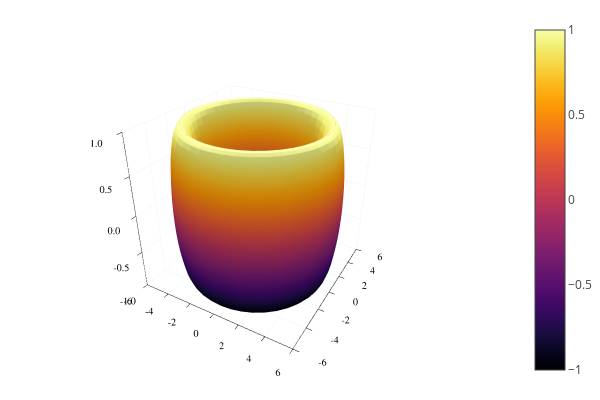

Here is the notebook cell this chart was saved with:
### Markdown cell above
We show how to plot a NURBS surface, in particular a torus. In particular we implemented two different algorithms to evaluate the NURBS surface. 
1. __Projection__ we project the 4D Bspline surface associated with the NURBS in the 3D space.
2. __Direct__ we directly compute the NURBS from its representation using as a base the tensor product of $R_{i}^{p}(\xi)$.
We can tell NURBSPlot which option we prefer using the opt argument, by default we use the Projection algorithm.

### Code cell
ξ=[0,0,0,1,1,2,2,3,3,4,4,4];
τ=[0,0,0,1,1,2,2,3,3,4,4,4];
B=[
    [5 0 -1] [6 0 -1] [6 0 0] [6 0 1] [5 0 1] [4 0 1] [4 0 0] [4 0 -1] [5 0 -1];
    [5 5 -1] [6 6 -1] [6 6 0] [6 6 1] [5 5 1] [4 4 1] [4 4 0] [4 4 -1] [5 5 -1];
    [0 5 -1] [0 6 -1] [0 6 0] [0 6 1] [0 5 1] [0 4 1] [0 4 0] [0 4 -1] [0 5 -1];
    #
    [-5 5 -1] [-6 6 -1] [-6 6 0] [-6 6 1] [-5 5 1] [-4 4 1] [-4 4 0] [-4 4 -1] [-5 5 -1];
    [-5 0 -1] [-6 0 -1] [-6 0 0] [-6 0 1] [-5 0 1] [-4 0 1] [-4 0 0] [-4 0 -1] [-5 0 -1];
    [-5 -5 -1] [-6 -6 -1] [-6 -6 0] [-6 -6 1] [-5 -5 1] [-4 -4 1] [-4 -4 0] [-4 -4 -1] [-5 -5 -1];
    #
    [0 -5 -1] [0 -6 -1] [0 -6 0] [0 -6 1] [0 -5 1] [0 -4 1] [0 -4 0] [0 -4 -1] [0 -5 -1];
    [5 -5 -1] [6 -6 -1] [6 -6 0] [6 -6 1] [5 -5 1] [4 -4 1] [4 -4 0] [4 -4 -1] [5 -5 -1];
    [5 0 -1] [6 0 -1] [6 0 0] [6 0 1] [5 0 1] [4 0 1] [4 0 0] [4 0 -1] [5 0 -1];
];
ω=[
    1 1/sqrt(2) 1 1/sqrt(2) 1 1/sqrt(2) 1 1/sqrt(2) 1;
    1/sqrt(2) 0.5 1/sqrt(2) 0.5 1/sqrt(2) 0.5 1/sqrt(2) 0.5 1/sqrt(2);
    1 1/sqrt(2) 1 1/sqrt(2) 1 1/sqrt(2) 1 1/sqrt(2) 1;
    #
    1/sqrt(2) 0.5 1/sqrt(2) 0.5 1/sqrt(2) 0.5 1/sqrt(2) 0.5 1/sqrt(2);
    1 1/sqrt(2) 1 1/sqrt(2) 1 1/sqrt(2) 1 1/sqrt(2) 1;
    1/sqrt(2) 0.5 1/sqrt(2) 0.5 1/sqrt(2) 0.5 1/sqrt(2) 0.5 1/sqrt(2);
    #
    1 1/sqrt(2) 1 1/sqrt(2) 1 1/sqrt(2) 1 1/sqrt(2) 1;
    1/sqrt(2) 0.5 1/sqrt(2) 0.5 1/sqrt(2) 0.5 1/sqrt(2) 0.5 1/sqrt(2);
    1 1/sqrt(2) 1 1/sqrt(2) 1 1/sqrt(2) 1 1/sqrt(2) 1;
];
S = JuliaIGA.NURBSurface(2,2,ξ,τ,B,ω);
println("NURBS Surface")
X,Y,Z = JuliaIGA.NURBSPlot(S,0.1,opt="Projection")
surface(X,Y,Z)

### Figure 1 — Plotly figure (JSON) as saved in the notebook; plotly's stock layout.template omitted (floating-point values rounded to 4 significant figures; data arrays with more than 128 entries replaced by an {"elided": "..."} marker saying what was removed)
{"data": [{"colorbar": {"title": ""}, "colorscale": [[0, "rgba(0, 0, 4, 1.000)"], [0.03448, "rgba(4, 3, 20, 1.000)"], [0.06897, "rgba(13, 8, 41, 1.000)"], [0.1034, "rgba(24, 12, 60, 1.000)"], [0.1379, "rgba(38, 12, 81, 1.000)"], [0.1724, "rgba(54, 9, 97, 1.000)"], [0.2069, "rgba(69, 10, 105, 1.000)"], [0.2414, "rgba(84, 15, 109, 1.000)"], [0.2759, "rgba(97, 19, 110, 1.000)"], [0.3103, "rgba(111, 25, 110, 1.000)"], [0.3448, "rgba(125, 30, 109, 1.000)"], [0.3793, "rgba(140, 35, 105, 1.000)"], [0.4138, "rgba(154, 40, 101, 1.000)"], [0.4483, "rgba(166, 45, 96, 1.000)"], [0.4828, "rgba(180, 51, 89, 1.000)"], [0.5172, "rgba(193, 58, 80, 1.000)"], [0.5517, "rgba(206, 67, 71, 1.000)"], [0.5862, "rgba(216, 76, 62, 1.000)"], [0.6207, "rgba(226, 87, 52, 1.000)"], [0.6552, "rgba(235, 100, 41, 1.000)"], [0.6897, "rgba(241, 115, 29, 1.000)"], [0.7241, "rgba(247, 130, 18, 1.000)"], [0.7586, "rgba(250, 144, 8, 1.000)"], [0.7931, "rgba(252, 161, 8, 1.000)"], [0.8276, "rgba(252, 178, 22, 1.000)"], [0.8621, "rgba(250, 196, 42, 1.000)"], [0.8966, "rgba(246, 213, 67, 1.000)"], [0.931, "rgba(243, 229, 93, 1.000)"], [0.9655, "rgba(242, 244, 130, 1.000)"], [1, "rgba(252, 255, 164, 1.000)"]], "name": "y1", "opacity": null, "showlegend": false, "showscale": true, "type": "surface", "x": {"elided": "41x41 float values"}, "xaxis": "x1", "y": {"elided": "41x41 float values"}, "yaxis": "y1", "z": {"elided": "41x41 float values"}, "zmax": 1, "zmin": -1}], "layout": {"annotations": [], "height": 400, "legend": {"bgcolor": "rgba(255, 255, 255, 1.000)", "bordercolor": "rgba(0, 0, 0, 1.000)", "font": {"color": "rgba(0, 0, 0, 1.000)", "family": "sans-serif", "size": 11}, "tracegroupgap": 0, "x": 1, "y": 1}, "margin": {"b": 20, "l": 0, "r": 0, "t": 20}, "paper_bgcolor": "rgba(255, 255, 255, 1.000)", "plot_bgcolor": "rgba(255, 255, 255, 1.000)", "scene": {"camera": {"eye": {"x": 1.126, "y": -1.95, "z": 1.3}}, "xaxis": {"anchor": "y1", "domain": [0.03619, 0.9934], "gridcolor": "rgba(0, 0, 0, 0.100)", "gridwidth": 0.5, "linecolor": "rgba(0, 0, 0, 1.000)", "mirror": false, "range": [-6, 6], "showgrid": true, "showline": true, "showticklabels": true, "tickangle": 0, "tickcolor": "rgb(0, 0, 0)", "tickfont": {"color": "rgba(0, 0, 0, 1.000)", "family": "sans-serif", "size": 11}, "tickmode": "array", "ticks": "inside", "ticktext": ["-6", "-4", "-2", "0", "2", "4", "6"], "tickvals": [-6, -4, -2, 0, 2, 4, 6], "title": "", "titlefont": {"color": "rgba(0, 0, 0, 1.000)", "family": "sans-serif", "size": 15}, "type": "-", "visible": true, "zeroline": false, "zerolinecolor": "rgba(0, 0, 0, 1.000)"}, "yaxis": {"anchor": "x1", "domain": [0.03762, 0.9902], "gridcolor": "rgba(0, 0, 0, 0.100)", "gridwidth": 0.5, "linecolor": "rgba(0, 0, 0, 1.000)", "mirror": false, "range": [-6, 6], "showgrid": true, "showline": true, "showticklabels": true, "tickangle": 0, "tickcolor": "rgb(0, 0, 0)", "tickfont": {"color": "rgba(0, 0, 0, 1.000)", "family": "sans-serif", "size": 11}, "tickmode": "array", "ticks": "inside", "ticktext": ["-6", "-4", "-2", "0", "2", "4", "6"], "tickvals": [-6, -4, -2, 0, 2, 4, 6], "title": "", "titlefont": {"color": "rgba(0, 0, 0, 1.000)", "family": "sans-serif", "size": 15}, "type": "-", "visible": true, "zeroline": false, "zerolinecolor": "rgba(0, 0, 0, 1.000)"}, "zaxis": {"gridcolor": "rgba(0, 0, 0, 0.100)", "gridwidth": 0.5, "linecolor": "rgba(0, 0, 0, 1.000)", "mirror": false, "range": [-1, 1], "showgrid": true, "showline": true, "showticklabels": true, "tickangle": 0, "tickcolor": "rgb(0, 0, 0)", "tickfont": {"color": "rgba(0, 0, 0, 1.000)", "family": "sans-serif", "size": 11}, "tickmode": "array", "ticks": "inside", "ticktext": ["-1.0", "-0.5", "0.0", "0.5", "1.0"], "tickvals": [-1, -0.5, 0, 0.5, 1], "title": "", "titlefont": {"color": "rgba(0, 0, 0, 1.000)", "family": "sans-serif", "size": 15}, "type": "-", "visible": true, "zeroline": false, "zerolinecolor": "rgba(0, 0, 0, 1.000)"}}, "showlegend": true, "width": 600}}
